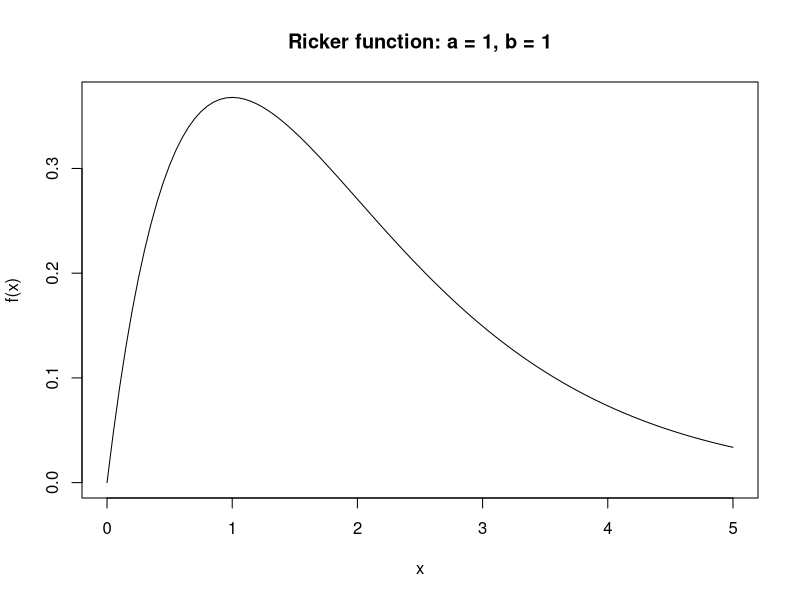
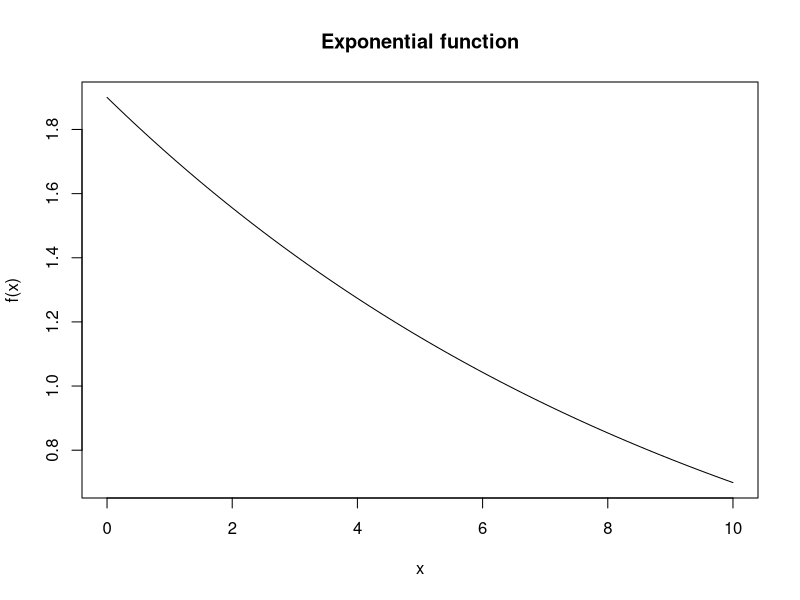
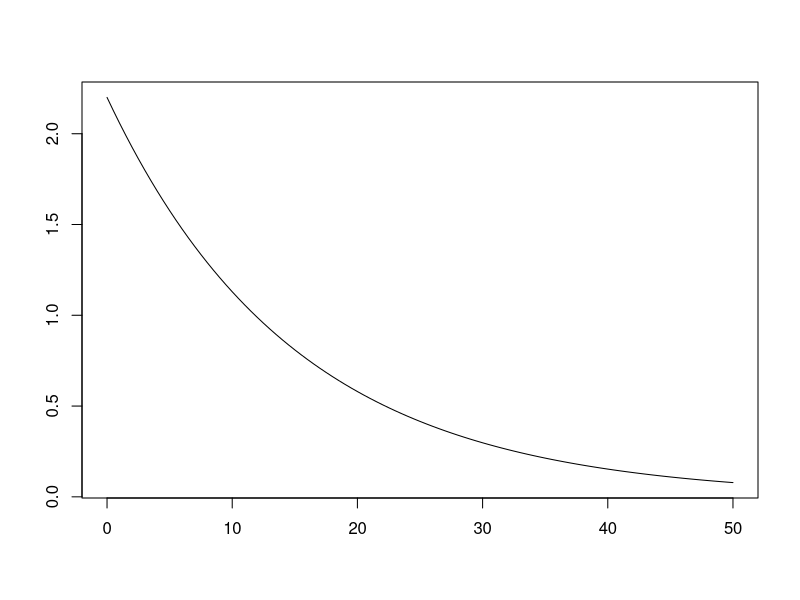
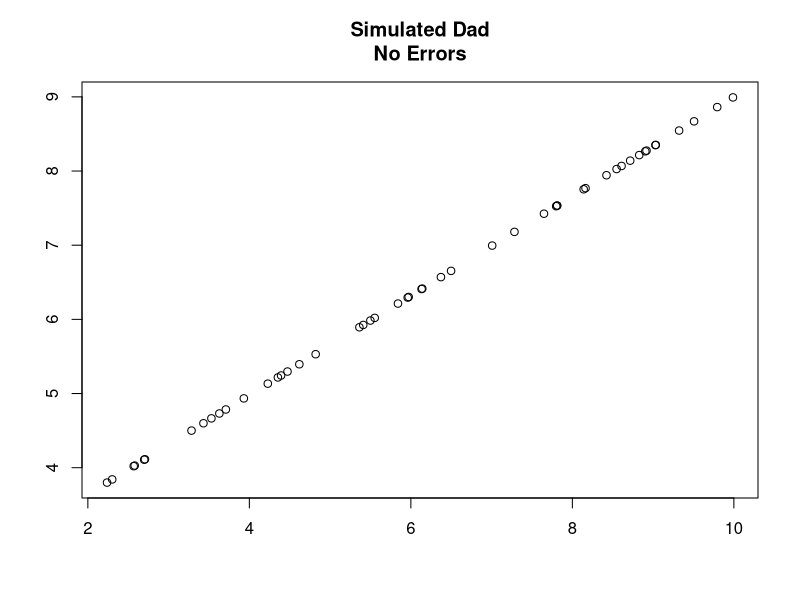
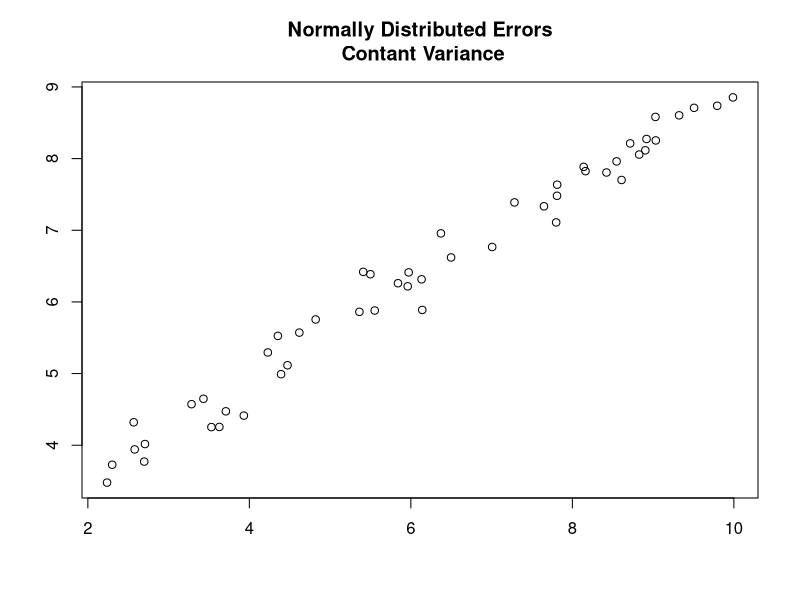
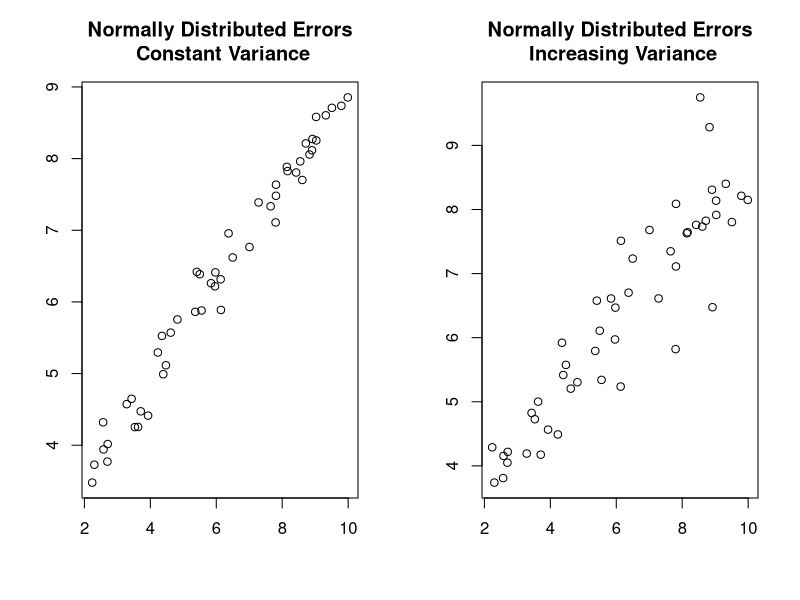
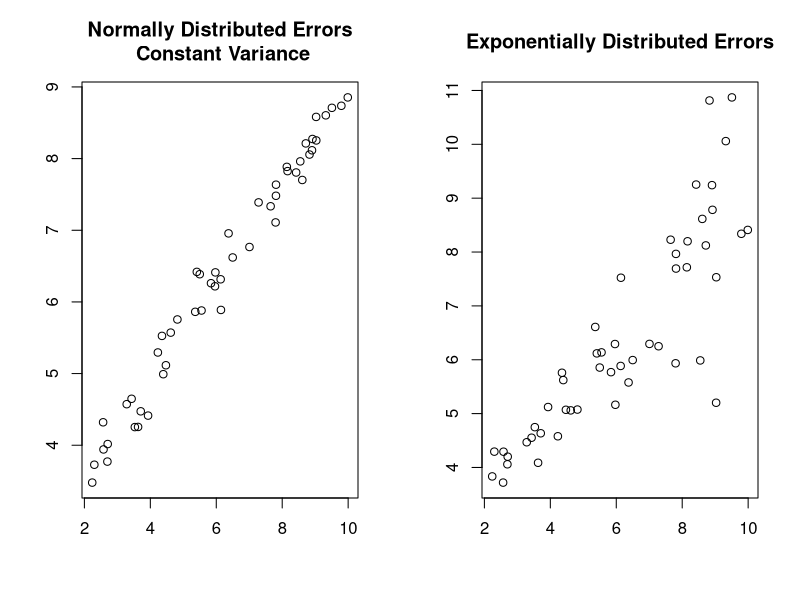
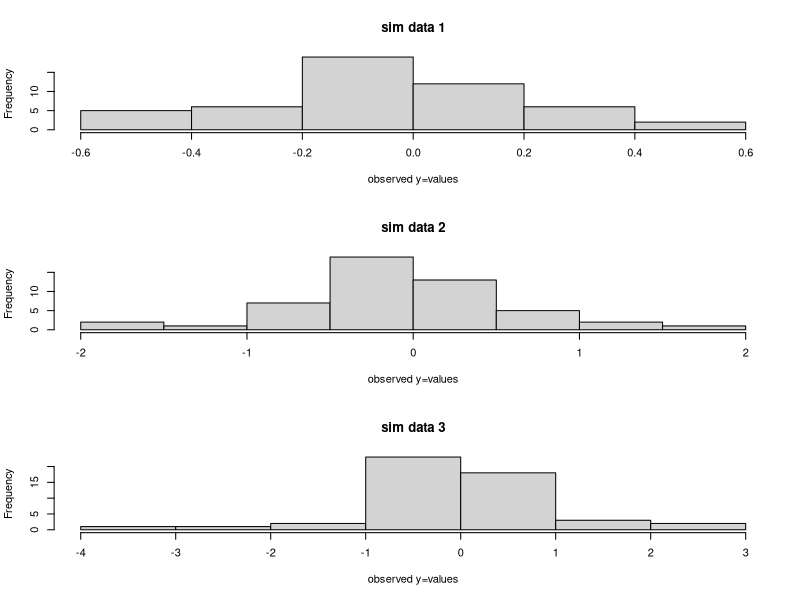

Here is the R script that generated these plots, in order: (Note: this script raises an error after producing the figures.)
#create Ricker function

ricker_fun = function(x, a, b) 
{
  return(a * x * exp(-b * x))
}

#plot a = 1, b = 1
curve(
  ricker_fun(x, 1, 1), 
  from = 0, to = 5, add = FALSE, 
  main = "Ricker function: a = 1, b = 1",
  ylab = "f(x)", xlab = "x")


#create exponential function
exp_fun = function(x, a, b)
{
  return(a * exp(-b * x))
}

#create a curve of exponential function

curve(
  exp_fun(x, 1.9, 0.1),
  from = 0, to = 10, add = FALSE,
  main = "Exponential function", 
  ylab = "f(x)", xlab = "x")

#test if looks like Mike's 

curve(
  exp_fun(x, 2.2, 1/15), add = FALSE, from = 0, to = 50,
  ann = FALSE, axes = TRUE, ylab = "f(x)")


#seed the RNG so we can reproduce our results

set.seed(1234567)

#specify the x-range and number of points:
n_pts = 50
x_min = 2
x_max = 10

#generate the x-values

x_sim = runif(n_pts, min = x_min, max = x_max)

#Choose intercept and slope for deterministic model and generated predicted y values

param_intercept = 2.3
param_slope = 0.67
y_pred = param_intercept + x_sim * param_slope
plot(x_sim, y_pred, main = "Simulated Dad\nNo Errors", xlab = "", ylab = "")

#add normally-distributed noise to generate 'observed' y-values:
error_mean = 0
error_sd = 0.25

y_observed = 
  y_pred +
  rnorm(
    n = n_pts,
    mean = error_mean, 
    sd = error_sd)
plot(x_sim, y_observed, main = "Normally Distributed Errors\n Contant Variance", xlab = "", ylab = "")

#more sophisticated stochastic model
error_mean = 0
error_sd = 0.1

y_observed_2 = 
  y_pred + 
  rnorm(
    n = n_pts, 
    mean = error_mean, 
    sd = error_sd * x_sim)

par(mfrow = c(1, 2))
plot(x_sim, y_observed, main = "Normally Distributed Errors\n Constant Variance", xlab = "", ylab = "")
plot(x_sim, y_observed_2, main = "Normally Distributed Errors\n Increasing Variance", xlab = "", ylab = "")


#rexp exponentially errors 

y_observed_3 = 
  y_pred + 
  rnorm(
    n = rexp(n = n_pts, rate = 1), 
    mean = error_mean,
    sd = error_sd * x_sim)

par(mfrow = c(1, 2))
plot(x_sim, y_observed, main = "Normally Distributed Errors\n Constant Variance", xlab = "", ylab = "")
plot(x_sim, y_observed_3, main = "Exponentially Distributed Errors", xlab = "", ylab = "")

?curve

#examine histograms of residuals
par(mfrow = c(3, 1))
hist(y_observed - y_pred, main = "sim data 1", xlab = "observed y=values")
hist(y_observed_2 - y_pred, main = "sim data 2", xlab = "observed y=values")
hist(y_observed_3 - y_pred, main = "sim data 3", xlab = "observed y=values")


#lab assignment exponential curve stuff
curve(exp_fun(x, 1.9, 0.0001),
      from = 0, to = 30, 
      main = "Four negative exponential curves", 
      ylab = "f(x)", xlab = "x", col = "black", lty = "solid",
      ylim = c(0, 2))

curve(exp_fun(x, 1.9, 0.7), 
      add = TRUE, col = "black", lty = "dotted")

curve(exp_fun(x, 1.2, 0.2), 
      add = TRUE, col = "red", lty = "solid")

curve(exp_fun(x, 1.2, 0.4), 
      add = TRUE, col = "red", lty = "dotted")


#lab assignment Ricker function stuff
curve(ricker_fun(x, 25, 0.1),
  from = 0, to = 20, 
  main = "Six Ricker function curves", 
  ylab = "f(x)", xlab = "x", col = "black", lty = "solid")

curve(ricker_fun(x, 20, 0.2), 
      add = TRUE, col = "black")

curve(ricker_fun(x, 10, 0.1), 
      add = TRUE, col = "black", lty = "dotted")

curve(ricker_fun(x, 10, 0.2), 
      add = TRUE, col = "black", lty = "dotted")

curve(ricker_fun(x, 75, 0.3), 
      add = TRUE, col = "red", lty = "solid")

curve(ricker_fun(x, 50, 0.4), 
      add = TRUE, col = "red", lty = "dotted")

curve(ricker_fun(x, 40, 0.5), 
      add = TRUE, col = "red", lty = "dotted")


#exponential function with marbled salamander data

plot(dat_dispersal$dist.class, dat_dispersal$disp.rate.ftb, 
     main = "Marbled salamander first time breeders dispersal \n exponential curve fit",
     xlab = "distance class",
     ylab = "Standardized dispersal rate", 
     pch = 17)
curve(exp_fun(x, 0.8, 0.005),
      add = TRUE, col = "purple")

#ricker function with marbled salamander data

plot(dat_dispersal$dist.class, dat_dispersal$disp.rate.ftb, 
     main = "Marbled salamander first-time breeders dispersal \n Ricker model fit",
     xlab = "distance class",
     ylab = "Standardized dispersal rate", 
     pch = 17, xlim = c(-10, 1500))
curve(ricker_fun(x, 0.005, 0.005),
      from = 0, to = 1500,
      add = TRUE, col = "purple")


?resid

dat_dispersal$linear_predicted =line_point_slope(dat_dispersal$dist.class, 45, 0.6, -0.00045)
dat_dispersal$exp_predicted = exp_fun(dat_dispersal$dist.class, 0.8, 0.0019)
dat_dispersal$ricker_predicted = ricker_fun(dat_dispersal$dist.class, 0.0102, 0.0049)

dat_dispersal

#lab 6 demo
agg_means = aggregate(
  flipper_length_mm ~ species, 
  data = dat_pen,
  FUN = "mean",
  na.rm = TRUE)
diff_observed = diff(agg_means[ , 2])

agg_means
diff_observed


